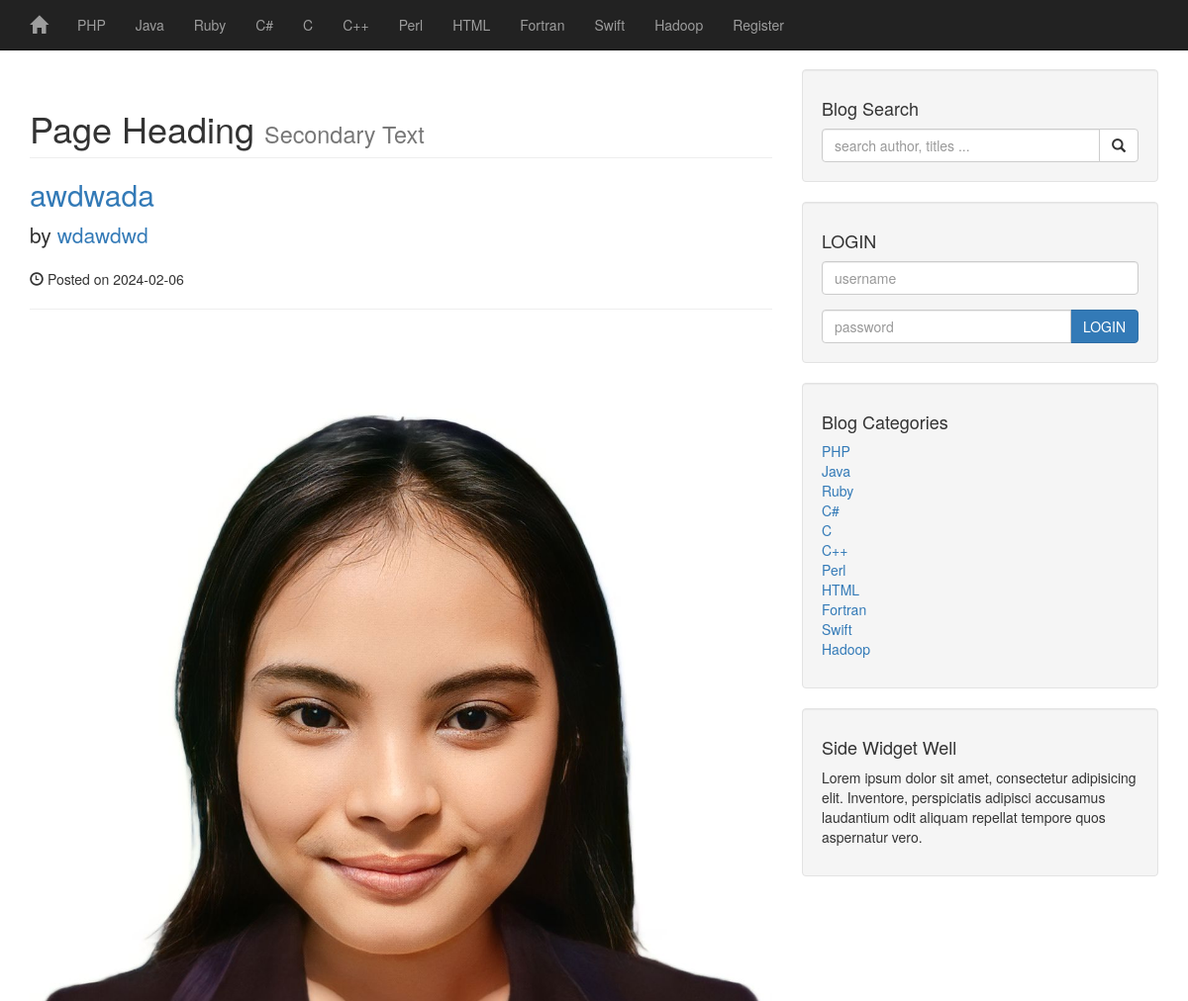
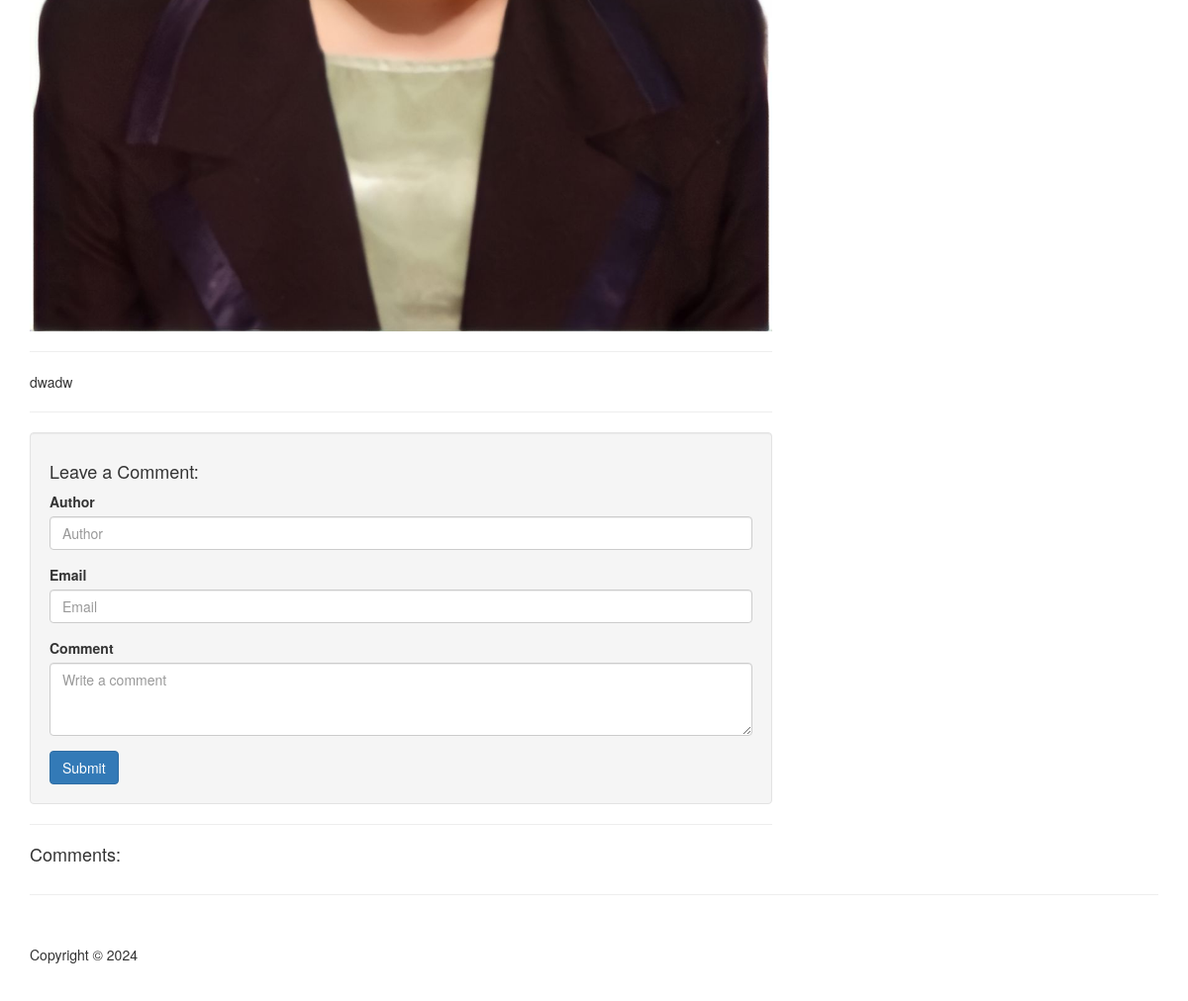
Screenshot of /post.php?post_id=85 with the database file from the repository (2 pictures, top to bottom).
### tables this page shows
CREATE TABLE `category` (
  `cat_id` int(3) NOT NULL,
  `cat_title` varchar(255) NOT NULL
);

CREATE TABLE `posts` (
  `post_id` int(3) NOT NULL,
  `post_category_id` int(3) NOT NULL,
  `post_title` varchar(255) NOT NULL,
  `post_author` varchar(255) NOT NULL,
  `post_date` date NOT NULL,
  `post_image` text NOT NULL,
  `post_content` text NOT NULL,
  `post_tags` varchar(255) NOT NULL,
  `post_comment_count` int(11) NOT NULL,
  `post_status` varchar(255) NOT NULL DEFAULT 'draft',
  `post_view_counts` int(11) NOT NULL
);

### post.php (the view, shortened to what this page needs)
<?php include_once 'includes/db.php'; ?>
<?php include_once 'includes/header.php'; ?>
<?php include_once 'includes/navigation.php'; ?>
    <div class="container">
        <div class="row">
            <div class="col-md-8">
            <?php
            if (isset($_GET['post_id'])){
            $post_id = $_GET['post_id'];
            $sql = "Select * FROM posts WHERE post_id= $post_id";
            $select_all_post= mysqli_query($conn,$sql);
            while($row= mysqli_fetch_assoc($select_all_post)):?>
                    <?php
                            $title = $row['post_title'];
                            $author = $row['post_author'];
                            $date= $row['post_date'];
                            $image = $row['post_image'];
                            $content = $row['post_content'];
                 ?>
                <h1 class="page-header">
                    Page Heading
                    <small>Secondary Text</small>
                </h1>
                <h2>
                    <a href="#"><?php echo $title; ?></a>
                </h2>
                <p class="lead">
                    by <a href="index.php"><?php echo $author;?></a>
                </p>
                <p><span class="glyphicon glyphicon-time"></span> Posted on <?php echo $date ; ?></p>
                <hr>
                <img class="img-responsive" src="image/<?=$image; ?>" alt="">
                <hr>
                <p><?php echo $content; ?></p>
                <hr>
             <?php endwhile; ?>
           <?php  }else{
            header("Location: index.php");
            exit;
           } ?>
                <div class="well">
                    <h4>Leave a Comment:</h4>
                    <form role="form" action=""  method="post" >
                    <div class="form-group">
                    <label for="Author">Author</label>
                    <input type="text" class="form-control" name="comment_author" placeholder="Author">
                    </div>
                    <div class="form-group">
                    <label for="Email">Email</label>
                    <input type="text" class="form-control" name="comment_email" placeholder="Email">
                    </div>
                    <div class="form-group">
                    <label for="Comment">Comment</label>
                            <textarea class="form-control" name="comment" rows="3" placeholder="Write a comment"></textarea>
                        </div>
                        <button type="submit" class="btn btn-primary" name="create_comment">Submit</button>
                    </form>
                </div>
                <hr>
                <h4>Comments:</h4>
            </div>
            <?php include_once 'includes/sidebar.php'; ?>
        </div>
        <hr>
      <?php include_once 'includes/footer.php'; ?>

### includes/navigation.php (shortened to what this page needs)
<nav class="navbar navbar-inverse navbar-fixed-top" role="navigation">
       <div class="container">
           <div class="navbar-header">
               <a class="navbar-brand"  href="index.php"><i class="glyphicon glyphicon-home"></i></a>
           </div>
           <div class="collapse navbar-collapse" id="bs-example-navbar-collapse-1">
               <ul class="nav navbar-nav">
               <?php
                   $query = 'Select * FROM category';
                   $sql_categories= mysqli_query($conn,$query);
                   $result = mysqli_fetch_all($sql_categories,MYSQLI_ASSOC);
                   foreach($result as $result): ?>
                   <li>
                       <a href= #><?php echo $result['cat_title']; ?></a>
                   </li>
               <?php endforeach; ?>
                   <li>
                       <a href="registration.php">Register</a>
                   </li>
              </ul>
           </div>
       </div>
   </nav>

### includes/sidebar.php (shortened to what this page needs)
            <div class="col-md-4">
        <div class="well">
            <h4>Blog Search</h4>
            <form action="search.php" method="post">
            <div class="input-group">
                <input type="text" name="search" class="form-control" placeholder="search author, titles ...">
                <span class="input-group-btn">
                    <button name="submit" class="btn btn-default" type="submit">
                        <span class="glyphicon glyphicon-search"></span>
                </button>
                </span>
                </form>
            </div>
        </div>
<?php if(!isset($_SESSION['id']) || $_SESSION['role'] == 'subscriber'){ ?>
     <div class="well">
            <h4>LOGIN</h4>
            <form action="includes/login.php" method="post">
            <div class="form-group">
                <input type="text" name="username" class="form-control" placeholder="username">
            </div>
            <div class="input-group">
                <input type="password" name="password" class="form-control" placeholder="password">
                <span class="input-group-btn" >
                <button name="login" class="btn btn-primary" type="submit">LOGIN</button>
                </span>
            </div>
                </form>
            </div>
   <?php  } ?>
        <div class="well">
            <h4>Blog Categories</h4>
            <div class="row">
                <div class="col-lg-12">
                <ul class="list-unstyled">
                <?php
                            $sql = "SELECT * FROM category";
                            $select_category = mysqli_query($conn,$sql);
                ?>
               <?php  while($row= mysqli_fetch_assoc($select_category)): ?>
                <?php
                    $id = $row['cat_id'];
                    $title = $row['cat_title'];
                ?>
              <li><a href="category.php?category=<?php echo $id; ?>"><?php echo $title ;?></a>
              </li>
              <?php endwhile; ?>
                </ul>
                </div>
            </div>
        </div>
                    <?php include "side_widget.php"; ?>
            </div>

### css/blog-home.css (style rules this page uses)
body { padding-top: 70px; }

### rows the page displays
category: cat_title "PHP"
category: cat_title "Java"
category: cat_title "Ruby"
category: cat_title "C#"
category: cat_title "C"
category: cat_title "C++"
category: cat_title "Perl"
category: cat_title "HTML"
category: cat_title "Fortran"
category: cat_title "Swift"
category: cat_title "Hadoop"
posts: post_title "awdwada", post_author "wdawdwd", post_date "2024-02-06", post_image (picture), post_content "dwadw"
